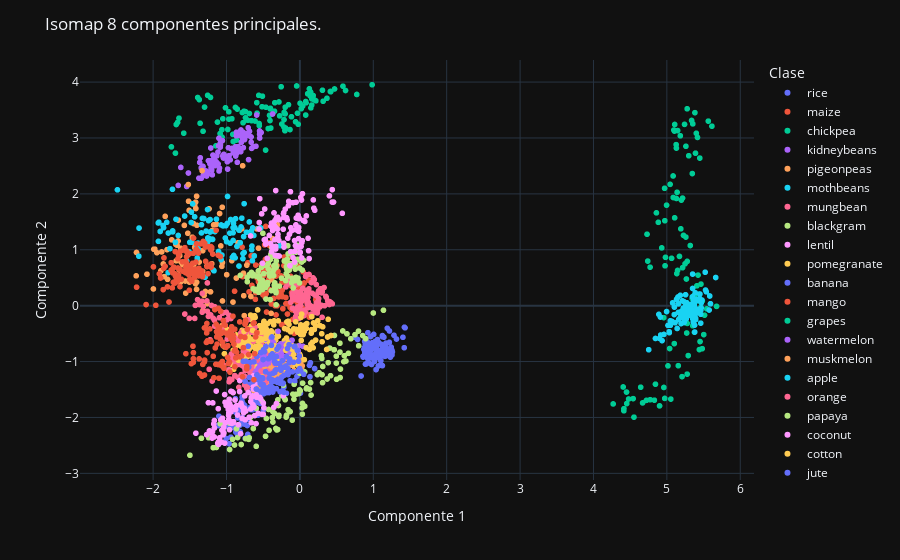

The code cell stored with this chart in its notebook:
### Code cell
isomap_crop = Isomap(n_neighbors=200, n_components=8)
isomap_features = isomap_crop.fit_transform(data_standar)

fig = px.scatter(isomap_features,
                 x=0,
                 y=1,
                 color=data['label'],
                 labels={'color': 'Clase'})
fig.update_xaxes(title='Componente 1')
fig.update_yaxes(title='Componente 2')
fig.update_layout(title='Isomap 8 componentes principales.')
fig
